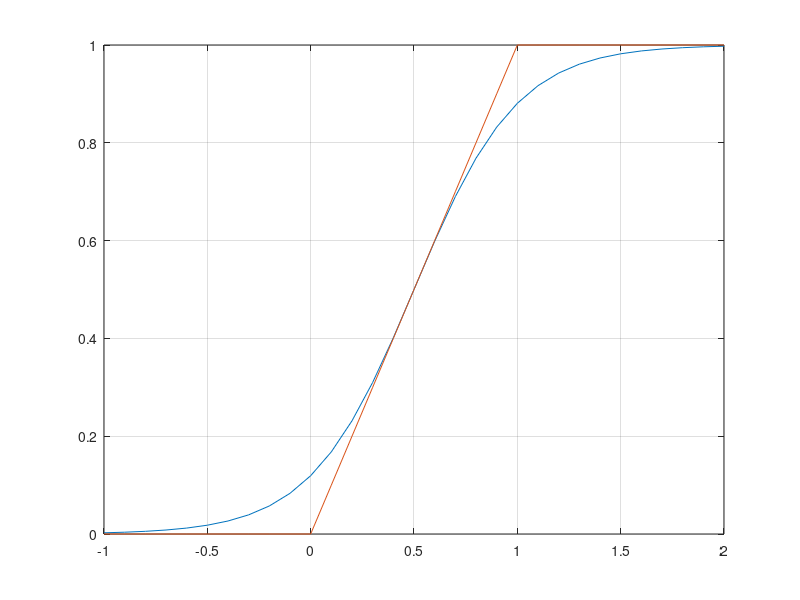

Write MATLAB code to recreate this figure.
%% paternoster
clc 
clear
close all

%% 
sigmoid = @(x)(1./(1+exp(-x)))


x = -1:.1:2;
y = max(min(x, 1), 0);
plot(x, [sigmoid(4*x-2); y])
grid on
% ylim([0, 1])